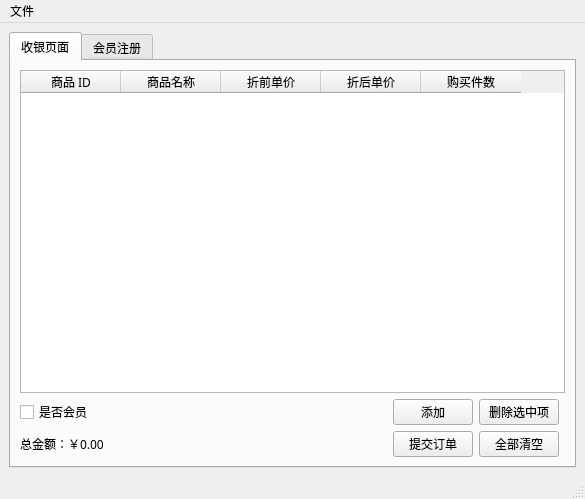
<?xml version="1.0" encoding="UTF-8"?>
<ui version="4.0">
 <class>MainWindow</class>
 <widget class="QMainWindow" name="MainWindow">
  <property name="geometry">
   <rect>
    <x>0</x>
    <y>0</y>
    <width>585</width>
    <height>499</height>
   </rect>
  </property>
  <property name="font">
   <font>
    <family>宋体</family>
   </font>
  </property>
  <property name="windowTitle">
   <string>收银员客户端</string>
  </property>
  <widget class="QWidget" name="centralwidget">
   <layout class="QGridLayout" name="gridLayout">
    <item row="0" column="0">
     <widget class="QTabWidget" name="tabwidget">
      <property name="minimumSize">
       <size>
        <width>480</width>
        <height>360</height>
       </size>
      </property>
      <property name="currentIndex">
       <number>0</number>
      </property>
      <widget class="QWidget" name="transtab">
       <attribute name="title">
        <string>收银页面</string>
       </attribute>
       <layout class="QGridLayout" name="gridLayout_2">
        <item row="1" column="1">
         <spacer name="horizontalSpacer">
          <property name="orientation">
           <enum>Qt::Horizontal</enum>
          </property>
          <property name="sizeHint" stdset="0">
           <size>
            <width>40</width>
            <height>20</height>
           </size>
          </property>
         </spacer>
        </item>
        <item row="0" column="0" colspan="5">
         <widget class="QTableWidget" name="trans_table">
          <property name="editTriggers">
           <set>QAbstractItemView::NoEditTriggers</set>
          </property>
          <property name="selectionMode">
           <enum>QAbstractItemView::SingleSelection</enum>
          </property>
          <property name="selectionBehavior">
           <enum>QAbstractItemView::SelectRows</enum>
          </property>
          <column>
           <property name="text">
            <string>商品 ID</string>
           </property>
           <property name="font">
            <font>
             <family>宋体</family>
            </font>
           </property>
          </column>
          <column>
           <property name="text">
            <string>商品名称</string>
           </property>
           <property name="font">
            <font>
             <family>宋体</family>
            </font>
           </property>
          </column>
          <column>
           <property name="text">
            <string>折前单价</string>
           </property>
           <property name="font">
            <font>
             <family>宋体</family>
            </font>
           </property>
          </column>
          <column>
           <property name="text">
            <string>折后单价</string>
           </property>
           <property name="font">
            <font>
             <family>宋体</family>
            </font>
           </property>
          </column>
          <column>
           <property name="text">
            <string>购买件数</string>
           </property>
           <property name="font">
            <font>
             <family>宋体</family>
            </font>
           </property>
          </column>
         </widget>
        </item>
        <item row="1" column="2">
         <widget class="QPushButton" name="add_item_button">
          <property name="text">
           <string>添加</string>
          </property>
         </widget>
        </item>
        <item row="1" column="3">
         <widget class="QPushButton" name="remove_selected_button">
          <property name="text">
           <string> 删除选中项 </string>
          </property>
         </widget>
        </item>
        <item row="2" column="3">
         <widget class="QPushButton" name="clear_button">
          <property name="text">
           <string>全部清空</string>
          </property>
         </widget>
        </item>
        <item row="2" column="2">
         <widget class="QPushButton" name="submit_button">
          <property name="text">
           <string> 提交订单 </string>
          </property>
         </widget>
        </item>
        <item row="2" column="0" colspan="2">
         <widget class="QLabel" name="sum_display_label">
          <property name="text">
           <string>总金额：￥0.00</string>
          </property>
         </widget>
        </item>
        <item row="1" column="0">
         <widget class="QCheckBox" name="is_vip_checkbox">
          <property name="text">
           <string>是否会员</string>
          </property>
         </widget>
        </item>
       </layout>
      </widget>
      <widget class="QWidget" name="viptab">
       <attribute name="title">
        <string>会员注册</string>
       </attribute>
       <layout class="QFormLayout" name="formLayout">
        <property name="labelAlignment">
         <set>Qt::AlignLeading|Qt::AlignLeft|Qt::AlignVCenter</set>
        </property>
        <item row="0" column="0">
         <widget class="QLabel" name="label_2">
          <property name="text">
           <string>姓    名*</string>
          </property>
          <property name="alignment">
           <set>Qt::AlignCenter</set>
          </property>
         </widget>
        </item>
        <item row="0" column="1">
         <widget class="QLineEdit" name="lineEdit"/>
        </item>
        <item row="1" column="0">
         <widget class="QLabel" name="label_3">
          <property name="text">
           <string>电话号码 </string>
          </property>
          <property name="alignment">
           <set>Qt::AlignCenter</set>
          </property>
         </widget>
        </item>
        <item row="1" column="1">
         <widget class="QLineEdit" name="lineEdit_2"/>
        </item>
        <item row="3" column="0" colspan="2">
         <widget class="QLabel" name="label_4">
          <property name="text">
           <string>（标 * 的为必填项目）</string>
          </property>
         </widget>
        </item>
        <item row="2" column="0" colspan="2">
         <spacer name="horizontalSpacer_2">
          <property name="orientation">
           <enum>Qt::Horizontal</enum>
          </property>
          <property name="sizeHint" stdset="0">
           <size>
            <width>40</width>
            <height>20</height>
           </size>
          </property>
         </spacer>
        </item>
       </layout>
      </widget>
     </widget>
    </item>
   </layout>
  </widget>
  <widget class="QMenuBar" name="menubar">
   <property name="geometry">
    <rect>
     <x>0</x>
     <y>0</y>
     <width>585</width>
     <height>18</height>
    </rect>
   </property>
   <widget class="QMenu" name="menu">
    <property name="font">
     <font>
      <family>宋体</family>
     </font>
    </property>
    <property name="title">
     <string>文件</string>
    </property>
    <addaction name="exit_action"/>
   </widget>
   <addaction name="menu"/>
  </widget>
  <widget class="QStatusBar" name="statusbar"/>
  <action name="exit_action">
   <property name="text">
    <string>退出</string>
   </property>
   <property name="font">
    <font>
     <family>宋体</family>
    </font>
   </property>
  </action>
 </widget>
 <resources/>
 <connections/>
</ui>
